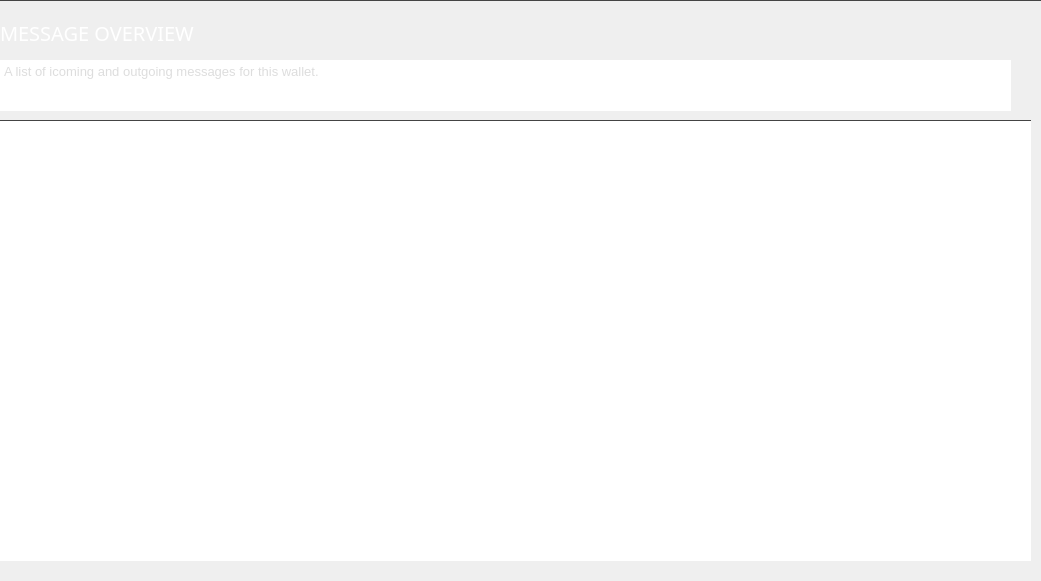
     <widget class="QGroupBox" name="messageBox">
      <property name="geometry">
       <rect>
        <x>210</x>
        <y>105</y>
        <width>1041</width>
        <height>581</height>
       </rect>
      </property>
      <property name="styleSheet">
       <string notr="true">border-top: 1px solid #444;</string>
      </property>
      <property name="title">
       <string/>
      </property>
      <widget class="QLabel" name="label_18">
       <property name="geometry">
        <rect>
         <x>0</x>
         <y>20</y>
         <width>241</width>
         <height>25</height>
        </rect>
       </property>
       <property name="font">
        <font>
         <family>Poppins</family>
         <pointsize>-1</pointsize>
        </font>
       </property>
       <property name="styleSheet">
        <string notr="true">color: #fff;
background: transparent;
font-size: 20px;
font-family: Poppins;
border: none;
text-align: left;
</string>
       </property>
       <property name="text">
        <string>MESSAGE OVERVIEW</string>
       </property>
      </widget>
      <widget class="QTextBrowser" name="textBrowser_2">
       <property name="geometry">
        <rect>
         <x>0</x>
         <y>60</y>
         <width>1011</width>
         <height>51</height>
        </rect>
       </property>
       <property name="styleSheet">
        <string notr="true">border: none; color: #ddd; font-size: 13px; font-family: 'Poppins';</string>
       </property>
       <property name="html">
        <string>&lt;!DOCTYPE HTML PUBLIC &quot;-//W3C//DTD HTML 4.0//EN&quot; &quot;http://www.w3.org/TR/REC-html40/strict.dtd&quot;&gt;
&lt;html&gt;&lt;head&gt;&lt;meta name=&quot;qrichtext&quot; content=&quot;1&quot; /&gt;&lt;style type=&quot;text/css&quot;&gt;
p, li { white-space: pre-wrap; }
&lt;/style&gt;&lt;/head&gt;&lt;body style=&quot; font-family:'Poppins'; font-size:13px; font-weight:400; font-style:normal;&quot;&gt;
&lt;p style=&quot; margin-top:0px; margin-bottom:0px; margin-left:0px; margin-right:0px; -qt-block-indent:0; text-indent:0px;&quot;&gt;&lt;span style=&quot; font-size:13px;&quot;&gt;A list of icoming and outgoing messages for this wallet. &lt;/span&gt;&lt;/p&gt;&lt;/body&gt;&lt;/html&gt;</string>
       </property>
      </widget>
      <widget class="QTreeView" name="m_messagesView">
       <property name="geometry">
        <rect>
         <x>0</x>
         <y>120</y>
         <width>1031</width>
         <height>441</height>
        </rect>
       </property>
       <property name="minimumSize">
        <size>
         <width>1001</width>
         <height>431</height>
        </size>
       </property>
       <property name="maximumSize">
        <size>
         <width>16777215</width>
         <height>16777215</height>
        </size>
       </property>
       <property name="font">
        <font>
         <family>Poppins</family>
         <pointsize>-1</pointsize>
        </font>
       </property>
       <property name="styleSheet">
        <string notr="true">QHeaderView::section {
	color: white;
	font-weight: bold;
	background-color: #282d31;
	font-family: 'Poppins';
    border-top: none;
	font-size: 14px;
 	border-bottom: 1px solid #444;
   	height: 37px;
}

QTreeView {
	font-family: 'Poppins';
border: none;
    color: #ccc;
font-size: 14px;
    height: 37px;
background-color: #282d31;
}

QTreeView::item {
	font-family: 'Poppins';
    color: #ccc;
	font-size: 14px;
    height: 37px;
}

QTreeView::branch:selected {
  background-color: orange;
font-size: 14px;
  color: black;
}

QWidget:item:selected {
	font-family: 'Poppins';
background-color: #555555;
font-size: 14px;
  color: #ccc;
}

border: none;
font-size: 14px;
font-family: 'Poppins';
color: #ccc;
</string>
       </property>
       <property name="frameShape">
        <enum>QFrame::NoFrame</enum>
       </property>
       <property name="frameShadow">
        <enum>QFrame::Plain</enum>
       </property>
       <property name="sizeAdjustPolicy">
        <enum>QAbstractScrollArea::AdjustIgnored</enum>
       </property>
       <property name="editTriggers">
        <set>QAbstractItemView::AnyKeyPressed|QAbstractItemView::CurrentChanged|QAbstractItemView::EditKeyPressed|QAbstractItemView::SelectedClicked</set>
       </property>
       <property name="alternatingRowColors">
        <bool>false</bool>
       </property>
       <property name="rootIsDecorated">
        <bool>false</bool>
       </property>
       <property name="uniformRowHeights">
        <bool>true</bool>
       </property>
       <property name="itemsExpandable">
        <bool>true</bool>
       </property>
       <property name="sortingEnabled">
        <bool>false</bool>
       </property>
       <attribute name="headerCascadingSectionResizes">
        <bool>true</bool>
       </attribute>
       <attribute name="headerShowSortIndicator" stdset="0">
        <bool>false</bool>
       </attribute>
      </widget>
     </widget>
